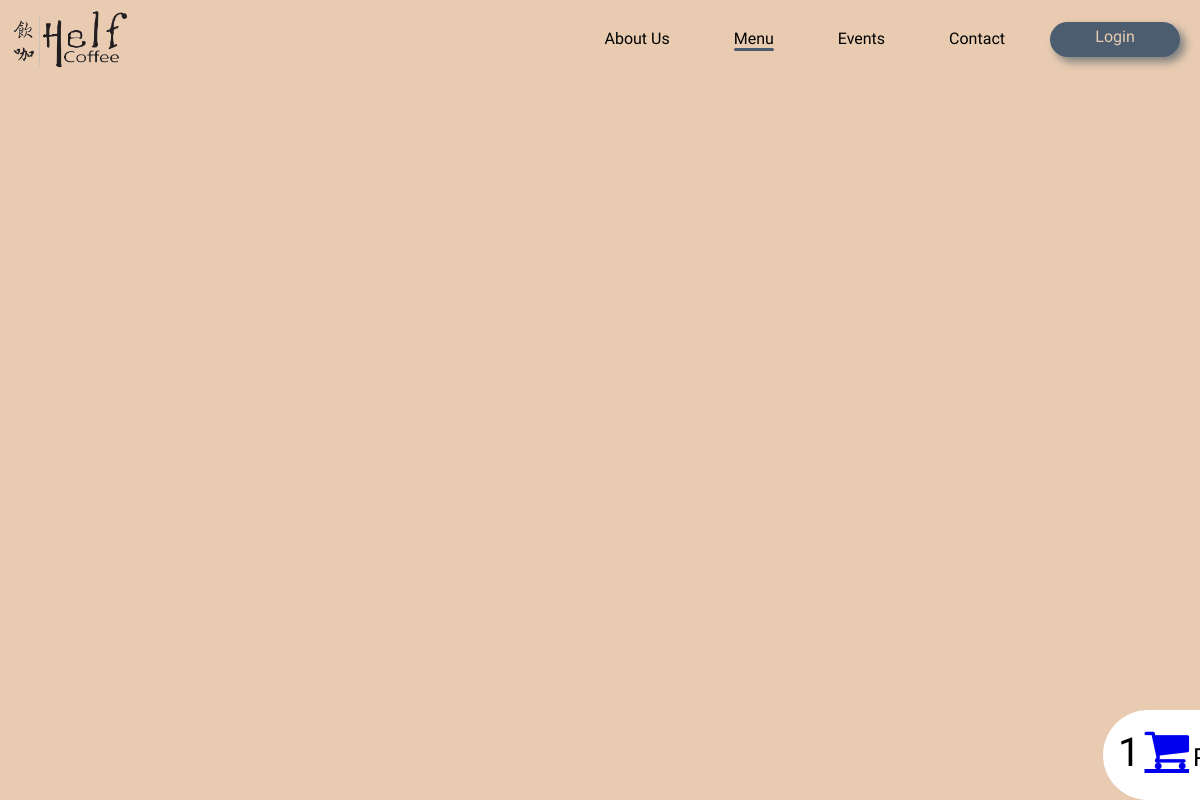
Page /User/menu_set.php on the earlier database version.
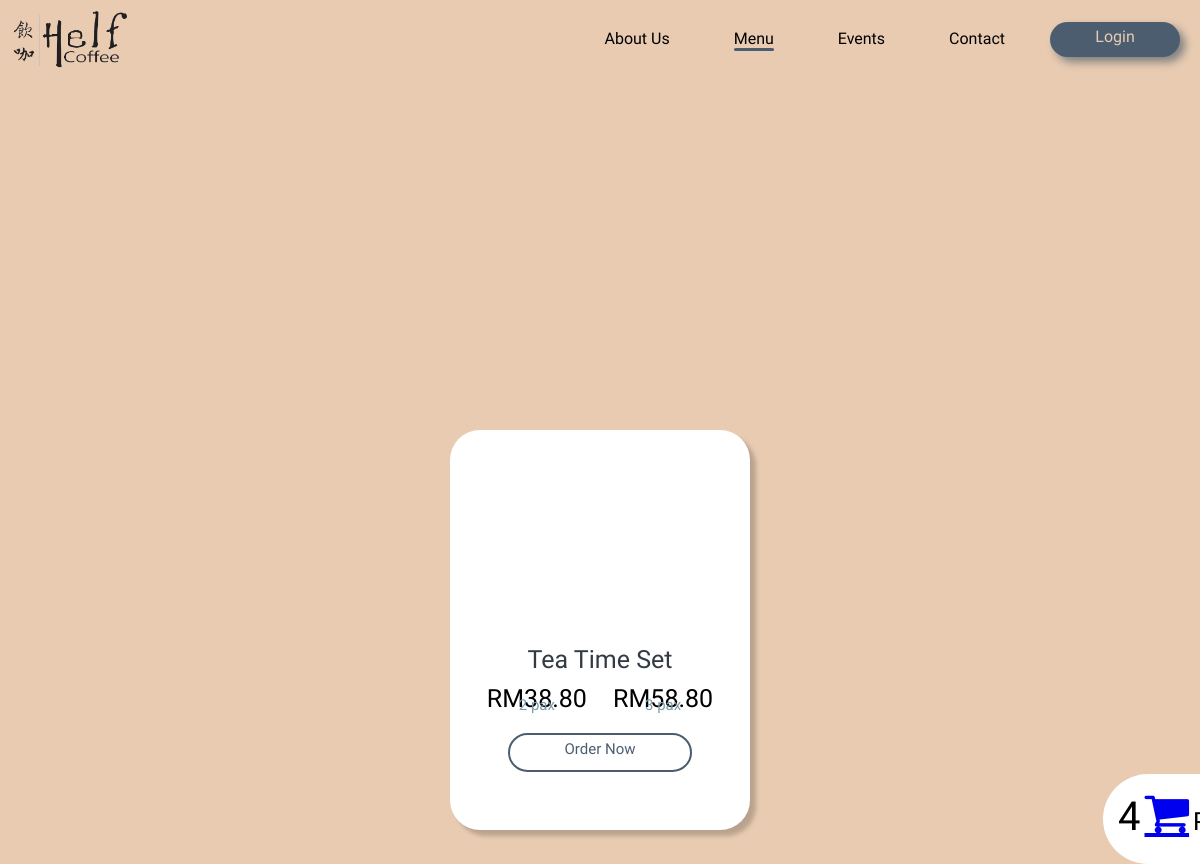
Same page on the later database version.
### tables this page shows
CREATE TABLE `product` (
  `product_id` int(11) NOT NULL,
  `product_name` text NOT NULL,
  `price` float NOT NULL,
  `product_type` int(100) NOT NULL,
  `product_desc` text NOT NULL,
  `product_quan` int(100) NOT NULL,
  `product_cal` int(100) NOT NULL,
  `best_seller` tinyint(1) NOT NULL,
  `product_img` varchar(100) NOT NULL,
  `pixel` int(10) NOT NULL
);

### User/menu_set.php (the view, shortened to what this page needs)
<?php
    include 'dbConnection.php';
 ?>
<!DOCTYPE html>
<html lang="en">
<head>
    <link rel="stylesheet" href="css/menu_style.css">
    <link rel="stylesheet" href="https://cdnjs.cloudflare.com/ajax/libs/font-awesome/4.7.0/css/font-awesome.min.css">
</head>
<body>
    <div class="nav_bar">
        <div class="logo">
            <a href="index.php"><img src="images/helf_coffee_logo.png" alt="Helf Coffee Logo" style="width: 130px" href="index.html"></a>
        </div>
        <?php if(!isset($_SESSION['logged_in'])) : ?>
        <a href="user_login.php" class="login">Login</a>
        <?php endif ?>
        <nav class="pages">
            <ul>
                <li><a href="#">About Us</a></li>
                <li><a class="active" href="menu_best_seller.php">Menu</a></li>
                <li><a href="#">Events</a></li>
                <li><a href="#">Contact</a></li>
            </ul>
        </nav>
    </div>
    <div class="menu_bar" id="scroll">
        <ul>
        </ul>
    </div>
    <div class="item_container">
    <?php
        $sql = $conn->query("SELECT * FROM product WHERE product_type = 4 AND product_quan > 0 ORDER by product_id");
        if($sql->num_rows > 0 ){
            while($data=$sql->fetch_assoc()){
        $three = 20.00;
    ?>
        <div class="item">
            <div class="item_pic">
            </div>
            <div class="description">
                <div class="item_name"><center><?php echo $data['product_name']?></center></div>
                    <div class="price">
                        <center>RM<?php echo number_format($data['price'], 2);?></center>
                        <div class="sub_price"><center>2 pax</center></div>
                    </div>
                    <div class="price">
                        <center>RM<?php echo number_format($data['price'] +$three , 2);?></center>
                        <div class="sub_price"><center>3 pax</center></div>
                    </div>
                <div class="order_btn" onclick="togglePopup_<?php echo $data['product_id']?>()"><center>Order Now</center></div>
            </div>
        </div>
        <?php
           }
        }
        ?>
    </div>
    <div class="cart-btn" id="cart">
            <?php
                $result = $conn->query("SELECT COUNT(*) FROM `cart_temp`");
                $row = $result->fetch_row();
            ?>
            <span class ="cart-quantity"><?php echo $row[0];?></span>
            <a href ="cart.php"class="fa fa-shopping-cart fa-3x" aria-hidden="true"></a>
            <span id="cart-success" style = "font-size: 25px">Product successfully added to cart</span>
        </div>
</body>
</html>

Differences in the rows shown:
added product: product_name "Tea Time Set", price "38.80", $data['price'] +$three "58.80"
Other differences:
$row[0]: "1" → "4"
